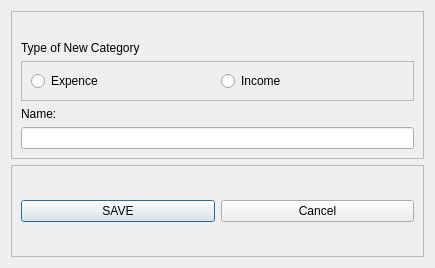
<?xml version="1.0" encoding="UTF-8"?>
<ui version="4.0">
 <class>Dialog</class>
 <widget class="QDialog" name="Dialog">
  <property name="geometry">
   <rect>
    <x>0</x>
    <y>0</y>
    <width>435</width>
    <height>268</height>
   </rect>
  </property>
  <property name="windowTitle">
   <string>Dialog</string>
  </property>
  <layout class="QVBoxLayout" name="verticalLayout">
   <item>
    <widget class="QFrame" name="frame">
     <property name="frameShape">
      <enum>QFrame::StyledPanel</enum>
     </property>
     <property name="frameShadow">
      <enum>QFrame::Raised</enum>
     </property>
     <layout class="QVBoxLayout" name="verticalLayout_2">
      <item>
       <widget class="QLabel" name="txtSaved">
        <property name="font">
         <font>
          <weight>75</weight>
          <bold>true</bold>
         </font>
        </property>
        <property name="styleSheet">
         <string notr="true">color: rgb(68, 136, 0);</string>
        </property>
        <property name="text">
         <string/>
        </property>
       </widget>
      </item>
      <item>
       <widget class="QLabel" name="label">
        <property name="text">
         <string>Type of New Category</string>
        </property>
       </widget>
      </item>
      <item>
       <widget class="QFrame" name="frame_2">
        <property name="frameShape">
         <enum>QFrame::StyledPanel</enum>
        </property>
        <property name="frameShadow">
         <enum>QFrame::Raised</enum>
        </property>
        <layout class="QHBoxLayout" name="horizontalLayout">
         <item>
          <widget class="QRadioButton" name="radioBtnExpence">
           <property name="text">
            <string>Expence</string>
           </property>
          </widget>
         </item>
         <item>
          <widget class="QRadioButton" name="radioBtnIncome">
           <property name="text">
            <string>Income</string>
           </property>
          </widget>
         </item>
        </layout>
       </widget>
      </item>
      <item>
       <widget class="QLabel" name="label_2">
        <property name="text">
         <string>Name:</string>
        </property>
       </widget>
      </item>
      <item>
       <widget class="QLineEdit" name="txtEdit"/>
      </item>
     </layout>
    </widget>
   </item>
   <item>
    <widget class="QFrame" name="frame_3">
     <property name="frameShape">
      <enum>QFrame::StyledPanel</enum>
     </property>
     <property name="frameShadow">
      <enum>QFrame::Raised</enum>
     </property>
     <layout class="QHBoxLayout" name="horizontalLayout_2">
      <item>
       <widget class="QPushButton" name="btnSaveNewCategory">
        <property name="text">
         <string>SAVE</string>
        </property>
       </widget>
      </item>
      <item>
       <widget class="QPushButton" name="pushButton_2">
        <property name="text">
         <string>Cancel</string>
        </property>
       </widget>
      </item>
     </layout>
    </widget>
   </item>
  </layout>
 </widget>
 <resources/>
 <connections/>
</ui>
